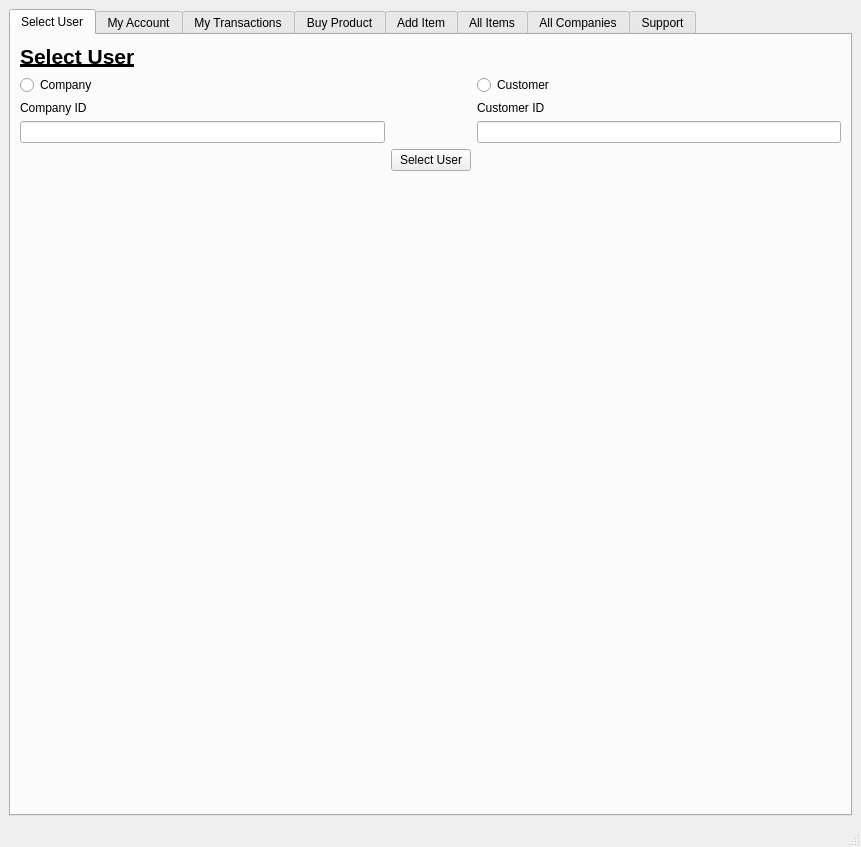
<?xml version="1.0" encoding="UTF-8"?>
<ui version="4.0">
 <class>MainWindow</class>
 <widget class="QMainWindow" name="MainWindow">
  <property name="geometry">
   <rect>
    <x>0</x>
    <y>0</y>
    <width>861</width>
    <height>847</height>
   </rect>
  </property>
  <property name="sizePolicy">
   <sizepolicy hsizetype="Minimum" vsizetype="Minimum">
    <horstretch>0</horstretch>
    <verstretch>0</verstretch>
   </sizepolicy>
  </property>
  <property name="windowTitle">
   <string>MainWindow</string>
  </property>
  <widget class="QWidget" name="centralwidget">
   <property name="sizePolicy">
    <sizepolicy hsizetype="Preferred" vsizetype="Preferred">
     <horstretch>0</horstretch>
     <verstretch>0</verstretch>
    </sizepolicy>
   </property>
   <layout class="QHBoxLayout" name="horizontalLayout_2">
    <item>
     <layout class="QHBoxLayout" name="horizontalLayout">
      <item>
       <widget class="QTabWidget" name="tabWidget">
        <property name="currentIndex">
         <number>0</number>
        </property>
        <widget class="QWidget" name="tab_user_select">
         <attribute name="title">
          <string>Select User</string>
         </attribute>
         <layout class="QGridLayout" name="gridLayout_17">
          <item row="1" column="0">
           <layout class="QGridLayout" name="gridLayout_16">
            <item row="2" column="0">
             <widget class="QLabel" name="label_select_user">
              <property name="font">
               <font>
                <pointsize>16</pointsize>
                <weight>75</weight>
                <bold>true</bold>
                <underline>true</underline>
               </font>
              </property>
              <property name="text">
               <string>Select User</string>
              </property>
             </widget>
            </item>
            <item row="7" column="0">
             <widget class="QLineEdit" name="le_user_company"/>
            </item>
            <item row="4" column="0">
             <widget class="QRadioButton" name="rb_user_company">
              <property name="text">
               <string>Company</string>
              </property>
             </widget>
            </item>
            <item row="7" column="2">
             <widget class="QLineEdit" name="le_user_user"/>
            </item>
            <item row="4" column="2">
             <widget class="QRadioButton" name="rb_user_user">
              <property name="text">
               <string>Customer</string>
              </property>
             </widget>
            </item>
            <item row="11" column="0">
             <spacer name="verticalSpacer_12">
              <property name="orientation">
               <enum>Qt::Vertical</enum>
              </property>
              <property name="sizeHint" stdset="0">
               <size>
                <width>20</width>
                <height>40</height>
               </size>
              </property>
             </spacer>
            </item>
            <item row="6" column="0">
             <widget class="QLabel" name="label_user_company">
              <property name="text">
               <string>Company ID</string>
              </property>
             </widget>
            </item>
            <item row="6" column="2">
             <widget class="QLabel" name="label_user_user">
              <property name="text">
               <string>Customer ID</string>
              </property>
             </widget>
            </item>
            <item row="10" column="0">
             <layout class="QGridLayout" name="gridLayout_8">
              <item row="0" column="0">
               <spacer name="horizontalSpacer">
                <property name="orientation">
                 <enum>Qt::Horizontal</enum>
                </property>
                <property name="sizeHint" stdset="0">
                 <size>
                  <width>40</width>
                  <height>20</height>
                 </size>
                </property>
               </spacer>
              </item>
             </layout>
            </item>
            <item row="10" column="1">
             <widget class="QPushButton" name="pb_user_select">
              <property name="text">
               <string>Select User</string>
              </property>
             </widget>
            </item>
            <item row="11" column="2">
             <spacer name="verticalSpacer_5">
              <property name="orientation">
               <enum>Qt::Vertical</enum>
              </property>
              <property name="sizeHint" stdset="0">
               <size>
                <width>20</width>
                <height>40</height>
               </size>
              </property>
             </spacer>
            </item>
           </layout>
          </item>
         </layout>
        </widget>
        <widget class="QWidget" name="tab_account">
         <attribute name="title">
          <string>My Account</string>
         </attribute>
         <layout class="QGridLayout" name="gridLayout_4">
          <item row="8" column="0">
           <spacer name="verticalSpacer">
            <property name="orientation">
             <enum>Qt::Vertical</enum>
            </property>
            <property name="sizeHint" stdset="0">
             <size>
              <width>20</width>
              <height>40</height>
             </size>
            </property>
           </spacer>
          </item>
          <item row="1" column="0">
           <layout class="QGridLayout" name="gridLayout_9">
            <item row="8" column="0">
             <widget class="QLineEdit" name="le_act_company">
              <property name="sizePolicy">
               <sizepolicy hsizetype="Minimum" vsizetype="Fixed">
                <horstretch>0</horstretch>
                <verstretch>0</verstretch>
               </sizepolicy>
              </property>
              <property name="font">
               <font>
                <pointsize>18</pointsize>
               </font>
              </property>
             </widget>
            </item>
            <item row="3" column="2">
             <widget class="QLabel" name="label_user_id">
              <property name="text">
               <string>User ID</string>
              </property>
             </widget>
            </item>
            <item row="9" column="2">
             <widget class="QLabel" name="label_3">
              <property name="text">
               <string>Last Name</string>
              </property>
             </widget>
            </item>
            <item row="7" column="0">
             <widget class="QLabel" name="label">
              <property name="text">
               <string>Company Name</string>
              </property>
             </widget>
            </item>
            <item row="9" column="0">
             <widget class="QLabel" name="label_4">
              <property name="text">
               <string>Country of Origin</string>
              </property>
             </widget>
            </item>
            <item row="10" column="2">
             <widget class="QLineEdit" name="le_last_name">
              <property name="sizePolicy">
               <sizepolicy hsizetype="Minimum" vsizetype="Fixed">
                <horstretch>0</horstretch>
                <verstretch>0</verstretch>
               </sizepolicy>
              </property>
              <property name="font">
               <font>
                <pointsize>18</pointsize>
               </font>
              </property>
             </widget>
            </item>
            <item row="7" column="2">
             <widget class="QLabel" name="label_2">
              <property name="text">
               <string>First Name</string>
              </property>
             </widget>
            </item>
            <item row="11" column="2">
             <widget class="QLabel" name="label_address_user">
              <property name="enabled">
               <bool>true</bool>
              </property>
              <property name="font">
               <font>
                <pointsize>13</pointsize>
               </font>
              </property>
              <property name="text">
               <string>Address</string>
              </property>
             </widget>
            </item>
            <item row="12" column="0">
             <widget class="QLineEdit" name="le_address_company">
              <property name="sizePolicy">
               <sizepolicy hsizetype="Minimum" vsizetype="Fixed">
                <horstretch>0</horstretch>
                <verstretch>0</verstretch>
               </sizepolicy>
              </property>
              <property name="font">
               <font>
                <pointsize>18</pointsize>
               </font>
              </property>
             </widget>
            </item>
            <item row="8" column="2">
             <widget class="QLineEdit" name="le_first_name">
              <property name="sizePolicy">
               <sizepolicy hsizetype="Minimum" vsizetype="Fixed">
                <horstretch>0</horstretch>
                <verstretch>0</verstretch>
               </sizepolicy>
              </property>
              <property name="font">
               <font>
                <pointsize>18</pointsize>
               </font>
              </property>
             </widget>
            </item>
            <item row="11" column="0">
             <widget class="QLabel" name="label_address_company">
              <property name="enabled">
               <bool>true</bool>
              </property>
              <property name="font">
               <font>
                <pointsize>13</pointsize>
               </font>
              </property>
              <property name="text">
               <string>Address</string>
              </property>
             </widget>
            </item>
            <item row="12" column="2">
             <widget class="QLineEdit" name="le_address_user">
              <property name="sizePolicy">
               <sizepolicy hsizetype="Minimum" vsizetype="Fixed">
                <horstretch>0</horstretch>
                <verstretch>0</verstretch>
               </sizepolicy>
              </property>
              <property name="font">
               <font>
                <pointsize>18</pointsize>
               </font>
              </property>
             </widget>
            </item>
            <item row="5" column="2">
             <widget class="QLineEdit" name="le_user_id">
              <property name="enabled">
               <bool>false</bool>
              </property>
              <property name="sizePolicy">
               <sizepolicy hsizetype="Minimum" vsizetype="Fixed">
                <horstretch>0</horstretch>
                <verstretch>0</verstretch>
               </sizepolicy>
              </property>
              <property name="font">
               <font>
                <pointsize>18</pointsize>
               </font>
              </property>
             </widget>
            </item>
            <item row="2" column="2">
             <widget class="QLabel" name="label_user">
              <property name="font">
               <font>
                <pointsize>24</pointsize>
               </font>
              </property>
              <property name="text">
               <string>User</string>
              </property>
             </widget>
            </item>
            <item row="5" column="0">
             <widget class="QLineEdit" name="le_company_id">
              <property name="enabled">
               <bool>false</bool>
              </property>
              <property name="sizePolicy">
               <sizepolicy hsizetype="Minimum" vsizetype="Fixed">
                <horstretch>0</horstretch>
                <verstretch>0</verstretch>
               </sizepolicy>
              </property>
              <property name="font">
               <font>
                <pointsize>18</pointsize>
               </font>
              </property>
             </widget>
            </item>
            <item row="10" column="0">
             <widget class="QLineEdit" name="le_country_of_origin">
              <property name="sizePolicy">
               <sizepolicy hsizetype="Minimum" vsizetype="Fixed">
                <horstretch>0</horstretch>
                <verstretch>0</verstretch>
               </sizepolicy>
              </property>
              <property name="font">
               <font>
                <pointsize>18</pointsize>
               </font>
              </property>
             </widget>
            </item>
            <item row="2" column="0">
             <widget class="QLabel" name="label_company">
              <property name="font">
               <font>
                <pointsize>24</pointsize>
               </font>
              </property>
              <property name="text">
               <string>Company</string>
              </property>
             </widget>
            </item>
            <item row="3" column="0">
             <widget class="QLabel" name="label_company_id">
              <property name="text">
               <string>Company ID</string>
              </property>
             </widget>
            </item>
           </layout>
          </item>
          <item row="3" column="0">
           <widget class="QPushButton" name="pb_edit_details">
            <property name="text">
             <string>Edit Details</string>
            </property>
           </widget>
          </item>
         </layout>
        </widget>
        <widget class="QWidget" name="tab_transact">
         <attribute name="title">
          <string>My Transactions</string>
         </attribute>
         <layout class="QGridLayout" name="gridLayout_2">
          <item row="0" column="0">
           <layout class="QVBoxLayout" name="verticalLayout_3">
            <item>
             <layout class="QHBoxLayout" name="horizontalLayout_5">
              <item>
               <widget class="QLabel" name="label_sort">
                <property name="sizePolicy">
                 <sizepolicy hsizetype="Preferred" vsizetype="Minimum">
                  <horstretch>0</horstretch>
                  <verstretch>0</verstretch>
                 </sizepolicy>
                </property>
                <property name="font">
                 <font>
                  <pointsize>16</pointsize>
                  <weight>75</weight>
                  <bold>true</bold>
                  <underline>true</underline>
                 </font>
                </property>
                <property name="text">
                 <string>Sort</string>
                </property>
               </widget>
              </item>
              <item>
               <widget class="QRadioButton" name="rb_sort_order_num">
                <property name="text">
                 <string>Order #</string>
                </property>
                <property name="checked">
                 <bool>true</bool>
                </property>
               </widget>
              </item>
              <item>
               <widget class="QRadioButton" name="rb_sort_date">
                <property name="sizePolicy">
                 <sizepolicy hsizetype="Minimum" vsizetype="Minimum">
                  <horstretch>0</horstretch>
                  <verstretch>0</verstretch>
                 </sizepolicy>
                </property>
                <property name="text">
                 <string>Date</string>
                </property>
                <property name="checked">
                 <bool>false</bool>
                </property>
               </widget>
              </item>
              <item>
               <widget class="QRadioButton" name="rb_sort_price">
                <property name="text">
                 <string>Price</string>
                </property>
               </widget>
              </item>
              <item>
               <widget class="QRadioButton" name="rb_sort_quantity">
                <property name="text">
                 <string>Quantity</string>
                </property>
               </widget>
              </item>
              <item>
               <widget class="QPushButton" name="pb_sort">
                <property name="text">
                 <string>Sort</string>
                </property>
               </widget>
              </item>
             </layout>
            </item>
            <item>
             <widget class="QFrame" name="frame_sort">
              <property name="frameShape">
               <enum>QFrame::StyledPanel</enum>
              </property>
              <property name="frameShadow">
               <enum>QFrame::Raised</enum>
              </property>
              <layout class="QHBoxLayout" name="horizontalLayout_3">
               <item>
                <widget class="QTableWidget" name="table_transactions">
                 <property name="sizePolicy">
                  <sizepolicy hsizetype="Minimum" vsizetype="Minimum">
                   <horstretch>0</horstretch>
                   <verstretch>0</verstretch>
                  </sizepolicy>
                 </property>
                </widget>
               </item>
              </layout>
             </widget>
            </item>
           </layout>
          </item>
         </layout>
        </widget>
        <widget class="QWidget" name="tab_product">
         <attribute name="title">
          <string>Buy Product</string>
         </attribute>
         <layout class="QGridLayout" name="gridLayout_11">
          <item row="0" column="0">
           <layout class="QGridLayout" name="gridLayout_10">
            <item row="0" column="2">
             <widget class="QLineEdit" name="le_buy_id"/>
            </item>
            <item row="0" column="0">
             <widget class="QLabel" name="label_8">
              <property name="text">
               <string>Product Id</string>
              </property>
             </widget>
            </item>
            <item row="3" column="0">
             <widget class="QPushButton" name="pb_buy">
              <property name="text">
               <string>Buy</string>
              </property>
             </widget>
            </item>
            <item row="2" column="0">
             <widget class="QLabel" name="label_9">
              <property name="text">
               <string>Quantity</string>
              </property>
             </widget>
            </item>
            <item row="2" column="2">
             <widget class="QLineEdit" name="le_buy_quantity"/>
            </item>
            <item row="1" column="0">
             <widget class="QLabel" name="label_10">
              <property name="text">
               <string>Company Id</string>
              </property>
             </widget>
            </item>
            <item row="1" column="2">
             <widget class="QLineEdit" name="le_buy_cid"/>
            </item>
           </layout>
          </item>
          <item row="1" column="0">
           <spacer name="verticalSpacer_3">
            <property name="orientation">
             <enum>Qt::Vertical</enum>
            </property>
            <property name="sizeHint" stdset="0">
             <size>
              <width>20</width>
              <height>40</height>
             </size>
            </property>
           </spacer>
          </item>
         </layout>
        </widget>
        <widget class="QWidget" name="tab_companies">
         <attribute name="title">
          <string>Add Item</string>
         </attribute>
         <layout class="QGridLayout" name="gridLayout_3">
          <item row="2" column="0">
           <layout class="QHBoxLayout" name="horizontalLayout_4">
            <item>
             <layout class="QGridLayout" name="gridLayout_5">
              <item row="2" column="2">
               <widget class="QComboBox" name="cb_new_item_category"/>
              </item>
              <item row="3" column="2">
               <widget class="QLineEdit" name="le_new_item_price"/>
              </item>
              <item row="2" column="0">
               <widget class="QLabel" name="label_6">
                <property name="text">
                 <string>Category</string>
                </property>
               </widget>
              </item>
              <item row="3" column="0">
               <widget class="QLabel" name="label_7">
                <property name="text">
                 <string>Price</string>
                </property>
               </widget>
              </item>
              <item row="1" column="0">
               <widget class="QLabel" name="label_5">
                <property name="text">
                 <string>Product Name</string>
                </property>
               </widget>
              </item>
              <item row="5" column="0">
               <spacer name="verticalSpacer_4">
                <property name="orientation">
                 <enum>Qt::Vertical</enum>
                </property>
                <property name="sizeHint" stdset="0">
                 <size>
                  <width>20</width>
                  <height>40</height>
                 </size>
                </property>
               </spacer>
              </item>
              <item row="0" column="0">
               <widget class="QLabel" name="label_search_options">
                <property name="font">
                 <font>
                  <pointsize>16</pointsize>
                  <weight>75</weight>
                  <bold>true</bold>
                  <underline>true</underline>
                 </font>
                </property>
                <property name="text">
                 <string>New Product</string>
                </property>
               </widget>
              </item>
              <item row="1" column="2">
               <widget class="QLineEdit" name="le_new_item_name"/>
              </item>
              <item row="4" column="0">
               <widget class="QPushButton" name="pb_new_item">
                <property name="text">
                 <string>Add Item</string>
                </property>
               </widget>
              </item>
             </layout>
            </item>
            <item>
             <layout class="QVBoxLayout" name="verticalLayout_18"/>
            </item>
           </layout>
          </item>
         </layout>
        </widget>
        <widget class="QWidget" name="tab_items">
         <attribute name="title">
          <string>All Items</string>
         </attribute>
         <layout class="QGridLayout" name="gridLayout">
          <item row="0" column="1">
           <layout class="QHBoxLayout" name="horizontalLayout_7">
            <item>
             <layout class="QVBoxLayout" name="verticalLayout_32">
              <item>
               <widget class="QTableWidget" name="table_items"/>
              </item>
             </layout>
            </item>
           </layout>
          </item>
          <item row="0" column="0">
           <layout class="QVBoxLayout" name="verticalLayout">
            <item>
             <widget class="QLabel" name="label_products_search_options">
              <property name="font">
               <font>
                <weight>75</weight>
                <bold>true</bold>
                <underline>true</underline>
               </font>
              </property>
              <property name="text">
               <string>Search Options</string>
              </property>
             </widget>
            </item>
            <item>
             <widget class="QFrame" name="frame_product_category">
              <property name="frameShape">
               <enum>QFrame::StyledPanel</enum>
              </property>
              <property name="frameShadow">
               <enum>QFrame::Raised</enum>
              </property>
              <layout class="QVBoxLayout" name="verticalLayout_25">
               <item>
                <widget class="QLabel" name="label_product_name_2">
                 <property name="font">
                  <font>
                   <underline>true</underline>
                  </font>
                 </property>
                 <property name="text">
                  <string>Category</string>
                 </property>
                </widget>
               </item>
               <item>
                <widget class="QComboBox" name="cb_search_category"/>
               </item>
              </layout>
             </widget>
            </item>
            <item>
             <widget class="QFrame" name="frame_product_price">
              <property name="frameShape">
               <enum>QFrame::StyledPanel</enum>
              </property>
              <property name="frameShadow">
               <enum>QFrame::Raised</enum>
              </property>
              <layout class="QVBoxLayout" name="verticalLayout_31">
               <item>
                <widget class="QLabel" name="hs_product_price_2">
                 <property name="font">
                  <font>
                   <underline>true</underline>
                  </font>
                 </property>
                 <property name="text">
                  <string>Price</string>
                 </property>
                </widget>
               </item>
               <item>
                <widget class="QLabel" name="label_product_price_min">
                 <property name="text">
                  <string>Minimum Price</string>
                 </property>
                </widget>
               </item>
               <item>
                <widget class="QDoubleSpinBox" name="sb_min_price"/>
               </item>
               <item>
                <widget class="QLabel" name="label_product_price_max">
                 <property name="text">
                  <string>Maximum Price</string>
                 </property>
                </widget>
               </item>
               <item>
                <widget class="QDoubleSpinBox" name="sb_max_price"/>
               </item>
              </layout>
             </widget>
            </item>
            <item>
             <widget class="QPushButton" name="pb_product_search">
              <property name="text">
               <string>Search</string>
              </property>
             </widget>
            </item>
            <item>
             <widget class="QPushButton" name="pb_product_search_reset">
              <property name="text">
               <string>Reset</string>
              </property>
             </widget>
            </item>
            <item>
             <spacer name="verticalSpacer_2">
              <property name="orientation">
               <enum>Qt::Vertical</enum>
              </property>
              <property name="sizeHint" stdset="0">
               <size>
                <width>20</width>
                <height>40</height>
               </size>
              </property>
             </spacer>
            </item>
           </layout>
          </item>
         </layout>
        </widget>
        <widget class="QWidget" name="tab_all_companies">
         <attribute name="title">
          <string>All Companies</string>
         </attribute>
         <layout class="QGridLayout" name="gridLayout_12">
          <item row="0" column="0">
           <widget class="QTableWidget" name="table_companies"/>
          </item>
         </layout>
        </widget>
        <widget class="QWidget" name="tab_support">
         <attribute name="title">
          <string>Support</string>
         </attribute>
         <layout class="QGridLayout" name="gridLayout_7">
          <item row="0" column="0">
           <layout class="QGridLayout" name="gridLayout_6">
            <item row="0" column="0">
             <widget class="QTableWidget" name="table_support"/>
            </item>
           </layout>
          </item>
         </layout>
        </widget>
       </widget>
      </item>
     </layout>
    </item>
   </layout>
  </widget>
  <widget class="QMenuBar" name="menubar">
   <property name="geometry">
    <rect>
     <x>0</x>
     <y>0</y>
     <width>861</width>
     <height>24</height>
    </rect>
   </property>
  </widget>
  <widget class="QStatusBar" name="statusbar"/>
 </widget>
 <resources/>
 <connections/>
</ui>
